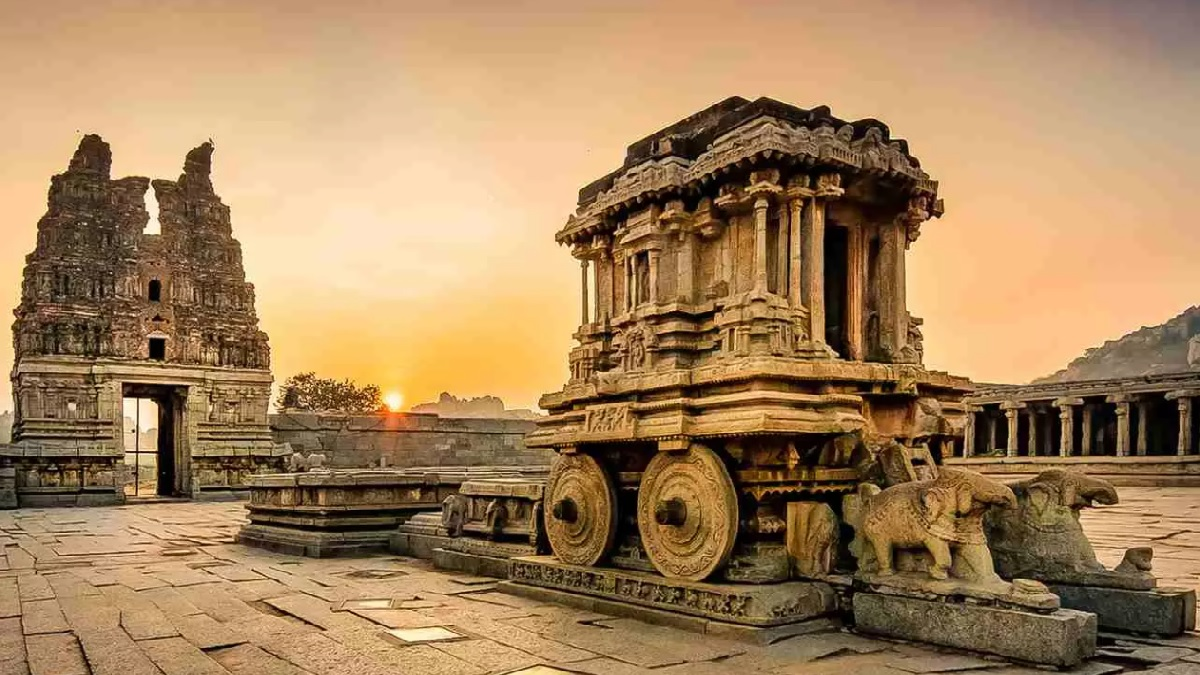
#> input picture Experiment 06/monument.jpg, 1200 x 675 px
$ jupyter execute Exp6.ipynb   (older library calls are emulated)
#> lines starting #> are read from the running program, lines starting #| are printed output that depends on the picture
[cell 1]
import cv2
import numpy as np
import matplotlib.pyplot as plt

[cell 2]
img1=cv2.imread('monument.jpg')
#> img1 is the input picture: shape (675, 1200, 3); mean B, G, R 92.8, 132, 165.7
img2=cv2.cvtColor(img1,cv2.COLOR_BGR2RGB)
kernel=np.ones((11,11),np.float32)/121
img3=cv2.filter2D(img2,-1,kernel)

[cell 3]
plt.figure(figsize=(9,9))
plt.subplot(1,2,1)
plt.imshow(img2)
plt.title('Original')
plt.axis('Off')
plt.subplot(1,2,2)
plt.imshow(img3)
plt.title("Filtered")
plt.axis("Off")
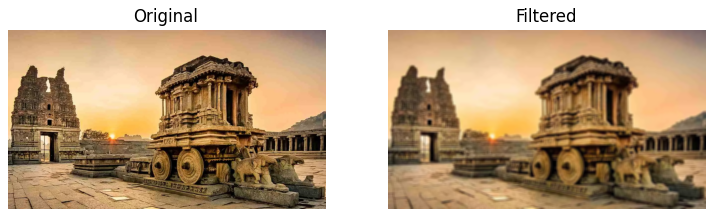
#> figure drawn by matplotlib, 2 panels

[cell 4]
#Weighted Averaging Filter
kernel2=np.array([[1,2,1],[2,4,2],[1,2,1]])/16
img3=cv2.filter2D(img2,-1,kernel2)
plt.imshow(img3)
plt.title("Weighted Averaging Filter")
plt.axis("Off")

[cell 5]
#Gaussian Blurring
gaussian_blur=cv2.GaussianBlur(src=img2,ksize=(11,11),sigmaX=0,sigmaY=0)
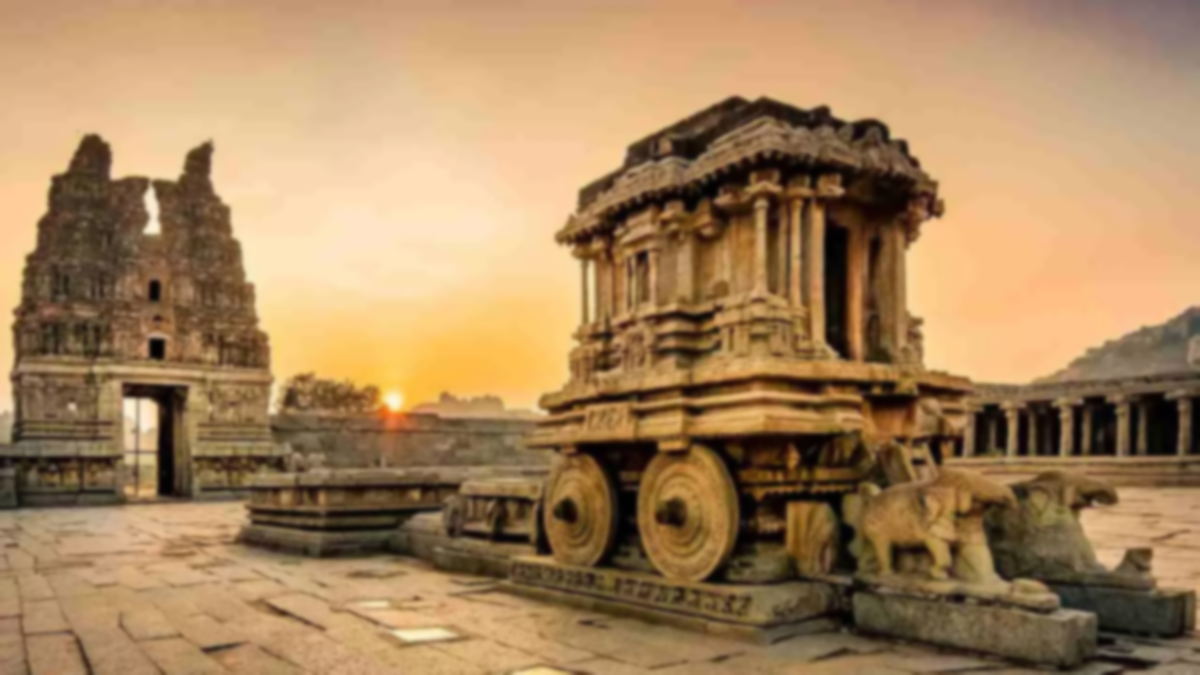
#> gaussian_blur: shape (675, 1200, 3); mean R, G, B 165.7, 132, 92.8
plt.imshow(gaussian_blur)
plt.title("Gaussian Blurring")
plt.axis("Off")

[cell 6]
#Median Blurring
median=cv2.medianBlur(src=img2,ksize=11)
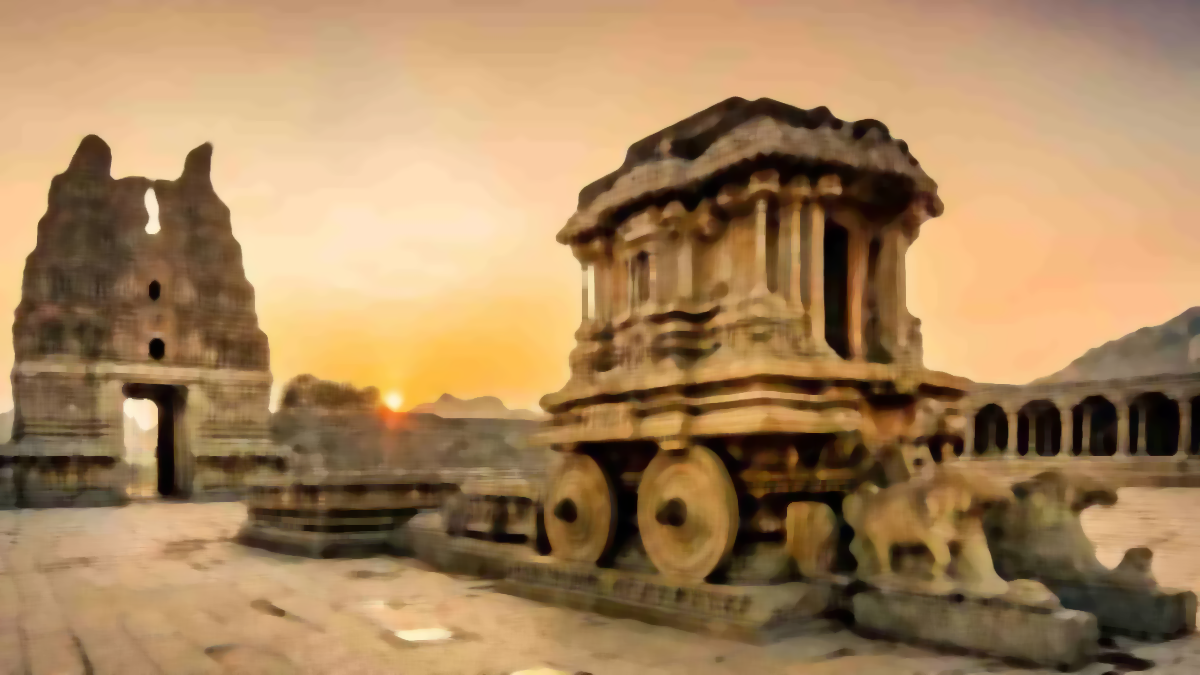
#> median: shape (675, 1200, 3); mean R, G, B 166.3, 132.5, 92.8
plt.imshow(median)
plt.title("Median Blurring")
plt.axis("Off")

[cell 7]
#Laplacian Kernel
kernel3=np.array([[0,1,0],[1,-4,1],[0,1,0]])
img3=cv2.filter2D(img2,-1,kernel3)
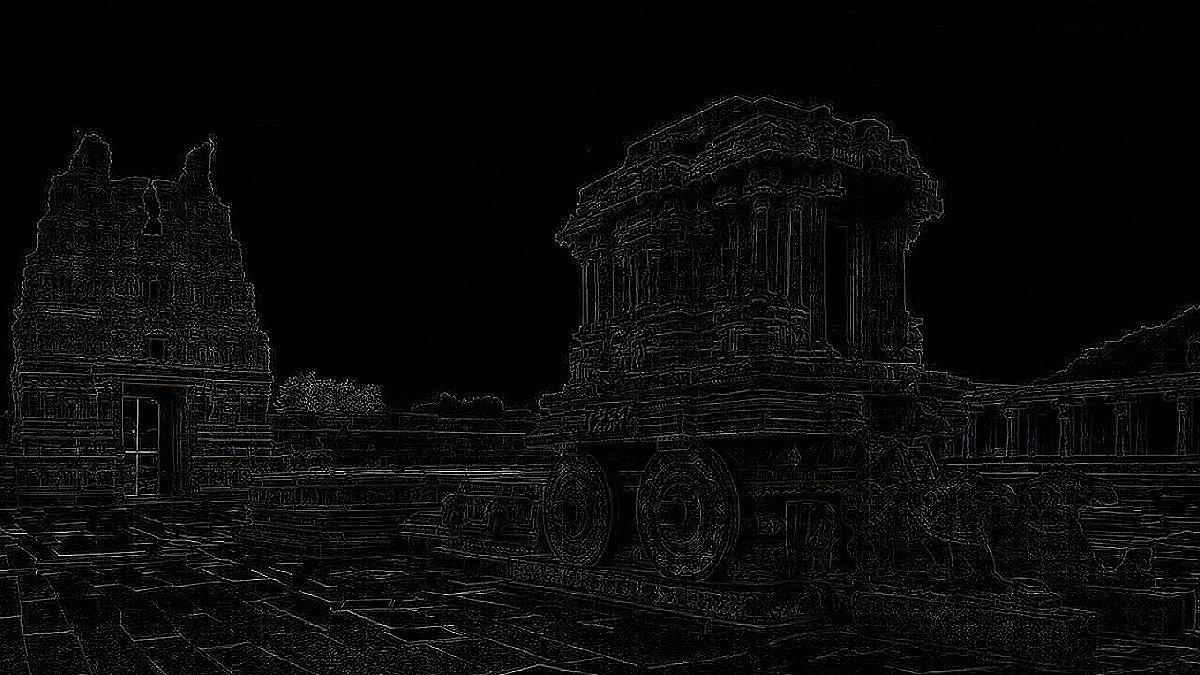
#> img3: shape (675, 1200, 3); mean R, G, B 9.5, 9.5, 9.4
plt.imshow(img3)
plt.title("Laplacian kernel")
plt.axis("Off")

[cell 8]
#laplacian Operaotr
new_img=cv2.Laplacian(img2,cv2.CV_64F)
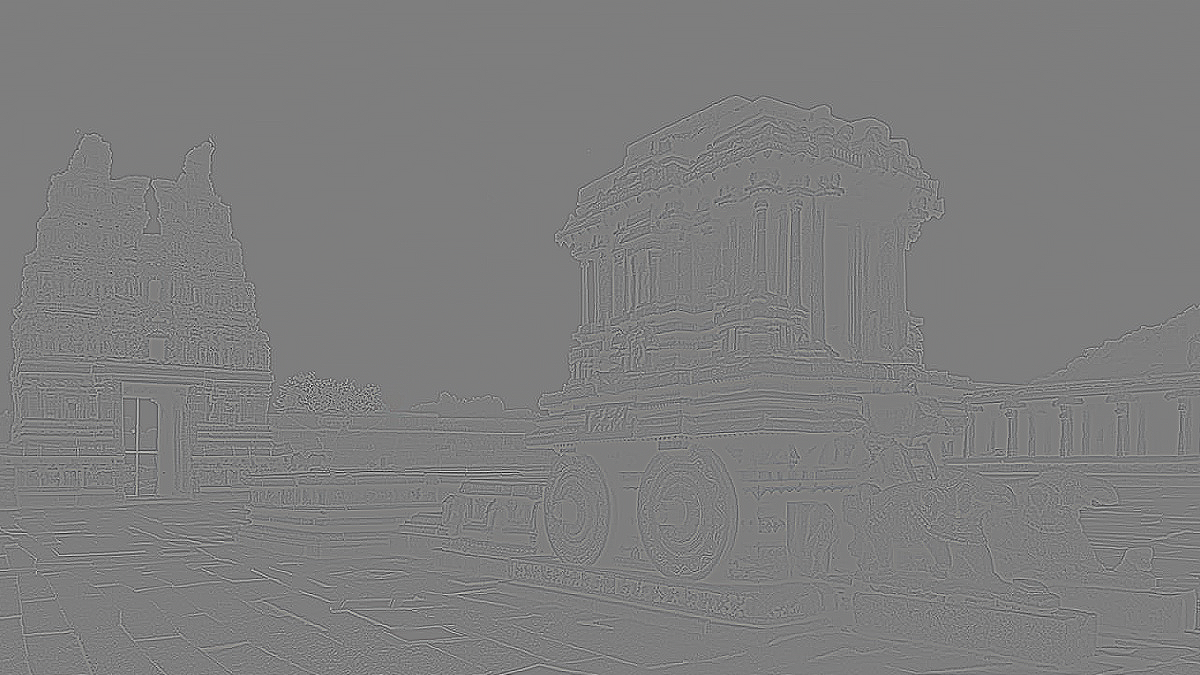
#> new_img: shape (675, 1200, 3) float64; mean R, G, B 0, 0, 0; drawn with min black and max white
plt.imshow(new_img)
plt.title("Laplacian Operator")
plt.axis("Off")
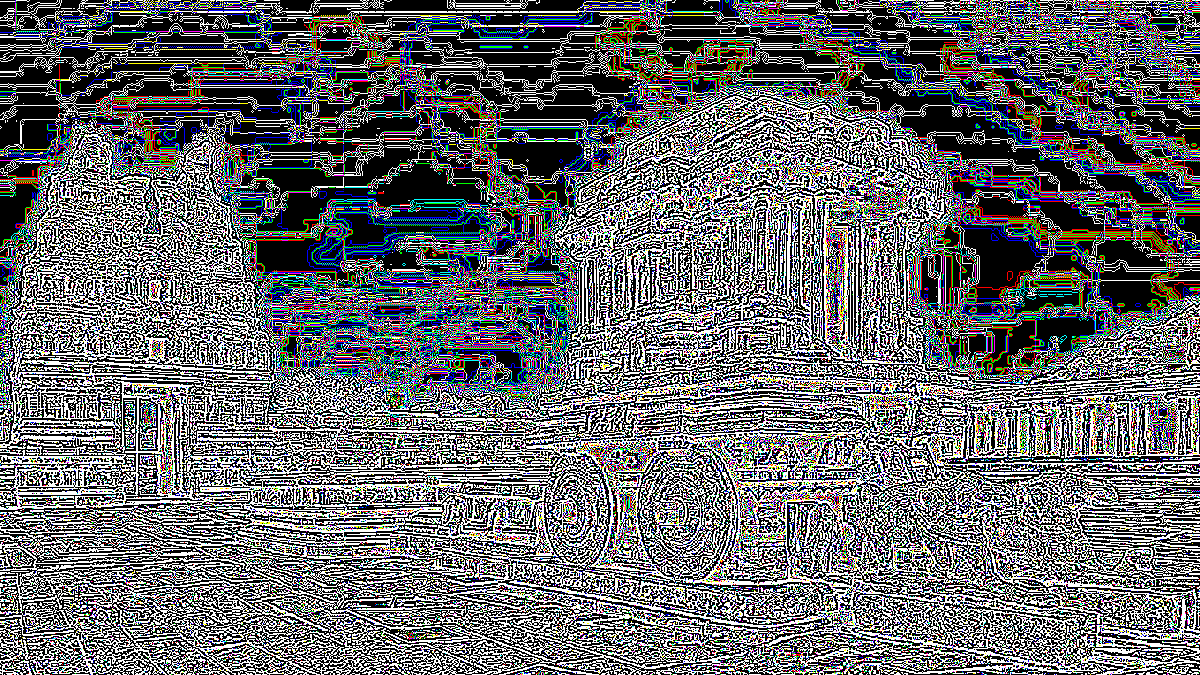
#> shown: shape (675, 1200, 3) float64; mean R, G, B 0.404, 0.407, 0.417
